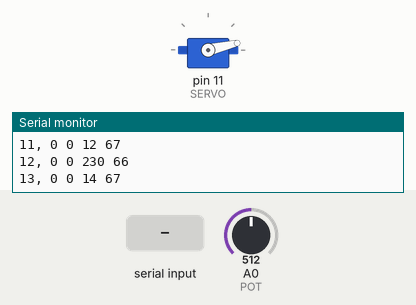
Recording of a sketch running on a simulated Arduino Nano, built with avr-gcc and run on an emulated ATmega328P. On the bench: servo, the last lines printed to the serial monitor. Inputs (shaded band) come from the test bench; at power-on: A0 (POT) = 512. Random numbers use the default seed unless the sketch sets one.

Above: at 1.25 s.
1.3 s: "1\n" received over Serial
2.9 s: A0 (POT) set to 716
At 3.5 s:
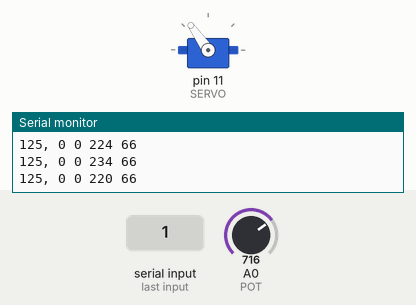
4.4 s: A0 (POT) set to 900
At 4.7 s:
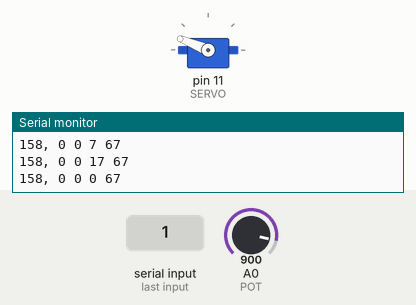
5.9 s: A0 (POT) set to 1023
At 7.1 s:
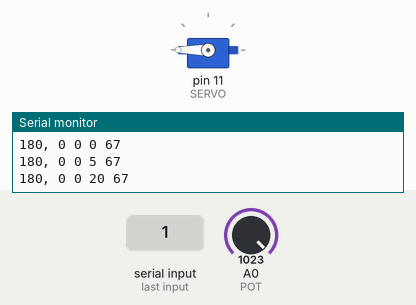
7.4 s: A0 (POT) set to 306
At 8.3 s:
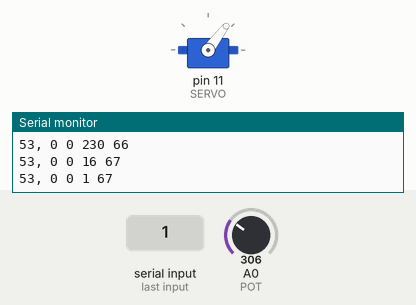
8.9 s: A0 (POT) set to 170
At 9.5 s:
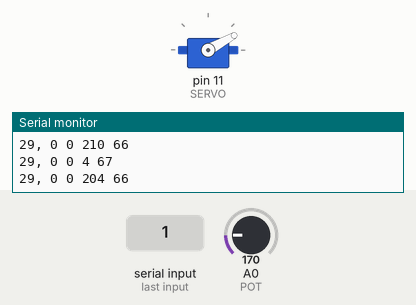
Timing chart, 0 to 11.4 s (numbered marks = the images above; inputs shaded):
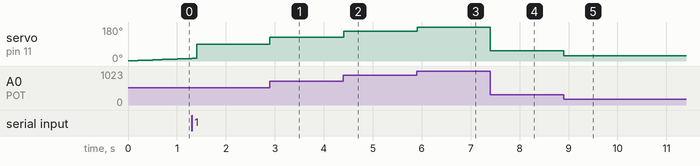

Measured:
- after the input at 2.9 s, servo on pin 11 (SERVO): 90° → 125° at once
- after the input at 4.4 s, servo on pin 11 (SERVO): 125° → 158° at once
- after the input at 5.9 s, servo on pin 11 (SERVO): 158° → 180° at once
- after the input at 7.4 s, servo on pin 11 (SERVO): 180° → 53° at once
- after the input at 8.9 s, servo on pin 11 (SERVO): 53° → 29° at once

The sketch:

ino_proj.ino
```cpp
/*  TRABALHO DE REDES INDUSTRIAIS
 *
 *   Autor: Bruno Gabriel Flores Sampaio
 *   Data : 26/06/2020
 *
 *   Descriço:
       Usando um Arduino NANO, farei o  sensoriamento
       de objetos dentro de uma area limitada em 180º
       fazendo o uso de um  HC-SR04, um sensor ultra-
       Sonico.
       O Arduino  estara conectado ao Serial  e um script
       em python fara a leitura dos dados da porta e uti-
       lizando  transmissoes via sockets UDP, fara o con-
       trole remoto ou local do sistema.
 *
 *   Primeira atualizaçao.
 *
 */

#include <Servo.h>

#define CM 28 // Constante divisor de Centimetros
#define IN 72 // Constante divisor de Polegadas

// DEFINIÇAO DE PROCESSO
#define MANUAL   '1'
#define AUTO     '2'
#define REMOTO   '3'

// TAMANHO DO BUFFER EM BYTES
#define BUFFER_LEN 32

// PINOS USADOS NO ARDUINO
const int TRIG  = 4;
const int ECHO  = 5;
const int POT   = A0;
const int BOT   = 2;
const int SERVO = 11;

// VARIVEIS DE CONTROLE
static byte *serialReadArray;
static byte *lineReadSerial;

byte processDefinition = AUTO;

long int tempoCompensado  = 0;
long int tempoCorrido     = 0;

long int processKeepAlive = 1000;
long int processAlive     = 0;


// VARIVEIS DE INTERESSE
float distancia = 0;
float angulo    = 0;

// DEFINIÇAO DO SERVO
Servo servito;

String inputString = "";
boolean stringComplete = false;

// INICIO DO CODIGO
void setup() {

  // PARA O SENSOR ULTRASSONICO
  digitalWrite(3, HIGH);
  digitalWrite(6, LOW);

  pinMode(TRIG, OUTPUT);
  pinMode(ECHO, INPUT);

  // PARA O POTENCIOMETRO
  pinMode(POT, INPUT);

  // ATTACH DO BOTÃO
  pinMode(BOT, INPUT_PULLUP);
  //attachInterrupt(0, botEmergencia, RISING);

  // PARA O SERVO
  servito.attach(SERVO);

  // PARA INICIAR O SERIAL
  Serial.begin(9600);

  // SERPARA n BYTES PARA O INPUT
  inputString.reserve(BUFFER_LEN);

}

bool flagRemoto = false;
bool flagNewCap = false;

void loop(){

  tempoCorrido = millis();

  // POR QUESTÕES  DE SEGURANÇA,  O PROCESSO  REMOTO SÓ  PODE
  // SER CHAMADO CASO A DEFINIÇÃO DO PROCESSO NÃO SEJA MANUAL
  if (processDefinition != MANUAL){

    if (stringComplete) {

      union{
        byte bytes[2] = {inputString[4],inputString[3]};
        int num_int;
      } n;

      processDefinition = (int)inputString[0];

      if (inputString[0] == REMOTO){
        angulo     = n.num_int;
        flagNewCap = true;
      }
      inputString = "";
      stringComplete = false;

    }
  }

  if (processDefinition == REMOTO){
    // INICIA A CONTAGEM DO TEMPO
    if (flagRemoto == false || flagNewCap == true){
      flagRemoto         = true;
      flagNewCap         = false;
      processAlive       = millis();
    }

    // CONFERE O TEMPO DA COMUNICAÇÃO INATIVA
    if(processKeepAlive < (millis()-processAlive)){
      processDefinition = AUTO;
      processAlive      = 0;
      flagRemoto        = false;
    }

  }else if (processDefinition == MANUAL){
    // MODO MANUAL - POTENCIOMETRO GIRANDO MANUALMENTE
    angulo = map(analogRead(POT), 0, 1023, 0, 180);

  }else if (processDefinition == AUTO){
    // MODO AUTOMTICO - LAÇO DE REPETIÇAO FOR
    angulo > 180 ? angulo = 0 : angulo++;
  }

  servito.write((int)angulo);

  Serial.print((int)angulo);
  Serial.print(',');

  //float dist = lerDistancia(100);
  float dist = random(100,150);
  byte distBytes[4];

  union {
    float float_variable;
    byte temp_array[4];
  }u;

  u.float_variable = dist;
  memcpy(&distBytes[0], u.temp_array, 4);

  for (int i=0; i<4; i++){
    Serial.print(" ");
    Serial.print(distBytes[i],DEC);
  }
  Serial.println();

  // PARA O PROCESSO LEVAR APENAS 1 SEGUNDO FAZEMOS A COMPENSAÇAO
  tempoCompensado = millis() - tempoCorrido;
  delay(100 - tempoCompensado);
}


// BOTAO DE EMERGENCIA - COLOCA NO MODO MANUAL
void botEmergencia(){
  processAlive = 0;
  (processDefinition == MANUAL) ? processDefinition = AUTO : processDefinition = MANUAL;
}


float lerDistancia(long int overtime){

  digitalWrite(TRIG, LOW);
  delayMicroseconds(2);
  digitalWrite(TRIG, HIGH);
  delayMicroseconds(10);
  digitalWrite(TRIG, LOW);

  long int duracao = pulseIn(ECHO, HIGH, overtime*1000);
  return ( duracao / (CM * 2.0));
}


void serialEvent() {
  while (Serial.available()) {
    char inChar = (char)Serial.read();
    inputString += inChar;
    if (inChar == '\n') {
      stringComplete = true;
    }
  }
}
```
